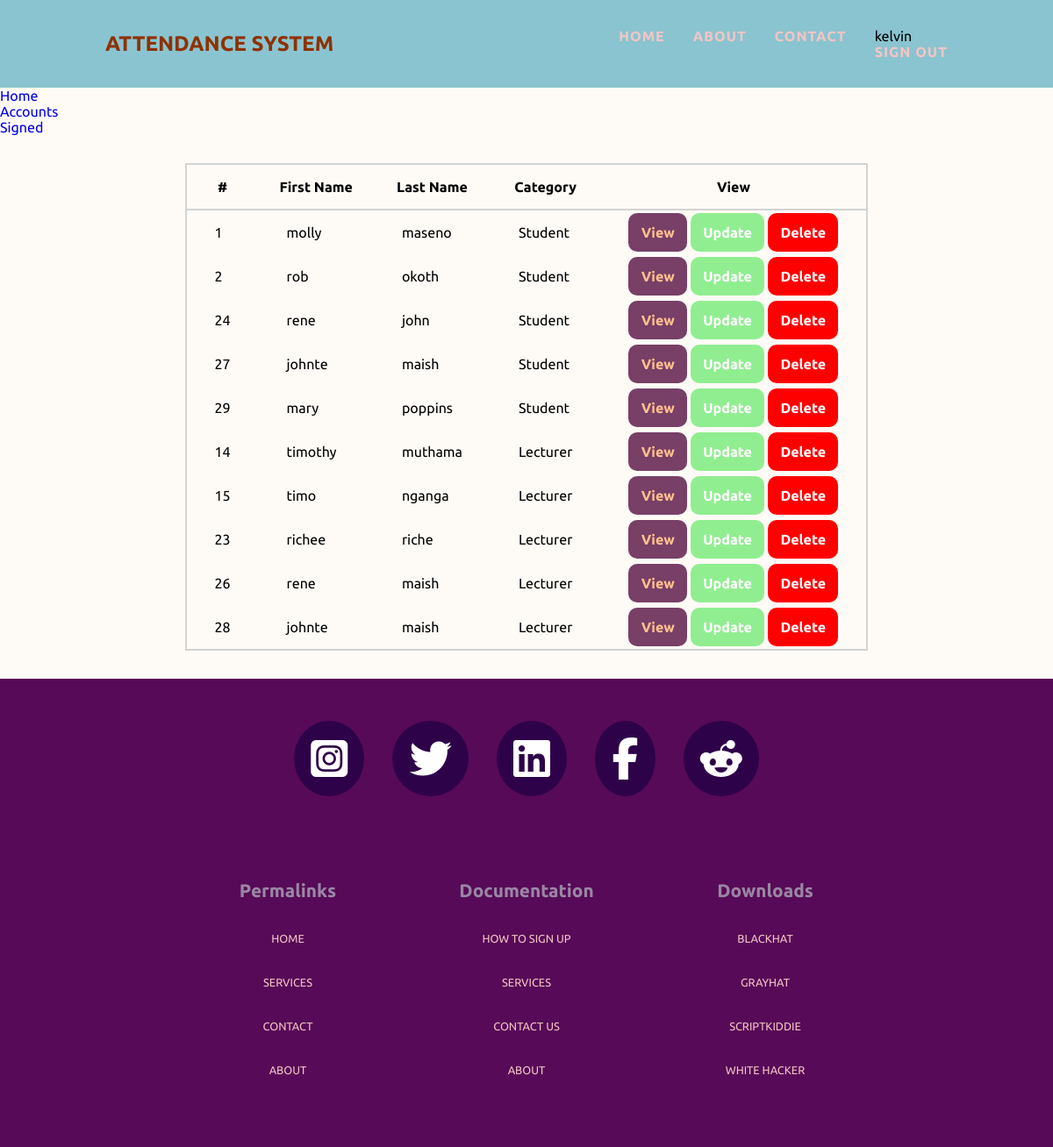
The app's page /admin/viewlist.php (signed in) with its own data.
### tables this page shows
CREATE TABLE `attendee` (
  `Attendee_id` int(11) NOT NULL,
  `firstname` varchar(50) NOT NULL,
  `lastname` varchar(50) NOT NULL,
  `dateofbirth` date NOT NULL,
  `phone_number` varchar(10) NOT NULL,
  `Email_address` varchar(100) NOT NULL,
  `PASS` varchar(20) NOT NULL,
  `Avatar` varchar(25) NOT NULL,
  `Category` int(11) NOT NULL
);

CREATE TABLE `category` (
  `category_id` int(11) NOT NULL,
  `name` varchar(50) NOT NULL
);

### database/database.php (called while the page is built, shortened)
<?php
    $host = '127.0.0.1';
    $db= 'attedance_db';
    $user='root';
    $pass ='';
    $charset= 'utf8mb4';
    $dsn = "mysql:host=$host;dbname=$db;charset=$charset";
    try{
        $pdo = new PDO($dsn,$user,$pass);
        $pdo->setAttribute(PDO::ATTR_ERRMODE, PDO::ERRMODE_EXCEPTION);
    } catch(PDOException $e){
        throw new PDOException($e->getMessage());
    };
    include 'crud.php';
    $crud = new  crud($pdo);
?>

### database/crud.php (called while the page is built, shortened)
<?php
class crud
 {
        private  $db;
        function __construct($conn){
            $this->db=$conn;
        }
      public function getAttendees(){
        try{
              $sql = "SELECT * FROM `attendee` a inner join category s on a.Category = s.category_id;";
              $result = $this->db->query($sql);
              return $result;
          }catch(PDOException $e){
                    echo  $e->getMessage();
                    return false;
         }
      }
}
?>

### admin/viewlist.php (the view, shortened to what this page needs)
<?php
require_once '../database/database.php';
include 'header.php';
$results = $crud->getAttendees();
?>
<div class="container">
<table>
    <tr>
        <th>#</th>
        <th>First Name</th>
        <th>Last Name</th>
        <th>Category</th>
        <th>View</th>
    </tr>
    <?php
while ($r = $results->fetch(PDO::FETCH_ASSOC)) {
    ?>
    <tr>
        <td><?php echo $r["Attendee_id"];?></td>
        <td><?php echo $r["firstname"];?></td>
        <td><?php echo $r["lastname"];?></td>
        <td><?php echo $r["name"];?></td>
        <td>
        <a class="btn" href="view.php?id=<?php echo $r["Attendee_id"];?>">View</a>
        <a class="btn update" href="update.php?id=<?php echo $r["Attendee_id"];?>">Update</a>
        <a class="btn delete" href="delete.php?id=<?php echo $r["Attendee_id"];?>">Delete</a>
            </td>
    </tr>
    <?php }?>
 </table>
</div>
<?php include 'footer.php';?>

### admin/header.php (shortened to what this page needs)
<!DOCTYPE html>
<html lang="en">
<head>
    <link rel="stylesheet" href="../css/main.css">
<link rel="stylesheet" href="//code.jquery.com/ui/1.13.2/themes/base/jquery-ui.css">
</head>
<body>
    <header >
        <nav class="container nav__container">
        <div><h1 class="logo"><a href="index.php">ATTENDANCE SYSTEM</a></h1></div>
            <ul class="nav__container-list">
                <li><a href="../index.php">home</a></li>
                <li><a href="../about.php">about</a></li>
                <li><a href="../contact.php">contact</a></li>
                <div class="logs">
                    <?php
                    if(!isset($_SESSION['id'])){
                 ?>
                <li><a href="../signin.php">Sign In</a></li>
                <?php }else{?>
                <span style="display: inline-block;"><?php echo $_SESSION['username']?></span>
                <li><a href="../logout.php"> Sign Out</a></li>
                    <?php }?>
                </div>
            </ul>
        </nav>
    </header>
    <aside class="aside">
    <ul>
        <li><a href="../index.php">Home</a></li>
        <li><a href="viewlist.php">Accounts</a></li>
        <li><a href="../list.php">Signed</a></li>
    </ul>
 </aside>

### admin/footer.php (shortened to what this page needs)
<footer>
    <section class="container">
    <div class="socials">
    <a href="" target="blank"><i class="fa-brands fa-instagram-square"></i></a>
    <a href="" target="blank"><i class="fa-brands fa-twitter"></i></a>
    <a href="" target="blank"><i class="fa-brands fa-linkedin"></i></a>
    <a href="" target="blank"> <i class="fa-brands fa-facebook-f"></i></a>
    <a href="" target="blank"><i class="fa-brands fa-reddit-alien"></i></a>
    </div>
    <div class="container container__footer">
    <article>
    <ul>
        <h4>Permalinks</h4>
            <li><a href="">Home</a></li>
            <li><a href="">Services</a></li>
            <li><a href="">Contact</a></li>
            <li><a href="">About</a></li>
        </ul>
    </article>
    <article>
        <h4>Documentation</h4>
    <ul>
            <li><a href="">How to Sign Up</a></li>
            <li><a href="">Services</a></li>
            <li><a href="">Contact Us</a></li>
            <li><a href="">About</a></li>
        </ul>
    </article>
    <article>
        <h4>Downloads</h4>
    <ul>
            <li><a href="">Blackhat</a></li>
            <li><a href="">Grayhat</a></li>
            <li><a href="">scriptkiddie</a></li>
            <li><a href="">white hacker</a></li>
        </ul>
    </article>
    </div>
    </section>
</footer>
</body>
</html>

### css/main.css (style rules this page uses)
footer { background: #570A57; }
footer .socials { width: -webkit-fit-content; width: -moz-fit-content; width: fit-content; padding: 3rem 10rem; margin: 0 auto; display: flex; flex-direction: row; gap: 2rem; }
footer .socials a { color: #FFF; background-color: #2E0249; padding: 1.2rem; border-radius: 50%; }
footer .socials a i { font-size: 3rem; }
footer .container__footer { display: grid; grid-template-columns: repeat(3, 1fr); gap: 3rem; padding-bottom: 5rem; color: #F3C5C5; margin-top: 3rem; }
footer .container__footer article h4 { text-align: center; font-weight: 700; color: #9A86A4; font-size: 1.3rem; }
footer .container__footer ul { display: grid; place-items: center; }
footer .container__footer ul li { padding-top: 2rem; }
footer .container__footer ul li a { color: #F3C5C5; font-size: 0.8rem; text-transform: uppercase; }
table { border: 2px solid lightgray; border-collapse: collapse; margin: 2rem auto; }
table th { padding: 1rem 1.5rem; border-bottom: 2px solid lightgray; }
table td { padding: 1rem 2rem; }
table td .btn, table td .delete, table td .update { border-radius: 10px; font-weight: 700; padding: 0.8rem 0.9rem; background: hsl(318deg, 31%, 36%); color: #FFC18E; }
table td .update { color: white; background: lightgreen; }
table td .delete { color: white; background: red; }
.container { width: 80%; margin: 0 auto; max-width: 1440px; }
.nav__container { display: flex; flex-direction: row; justify-content: space-between; align-items: center; }
.nav__container .logo a { font-size: 1.5rem; color: #8E3200; font-weight: 700; }
.nav__container-list { display: flex; flex-direction: row; gap: 2rem; }
.nav__container-list a { text-transform: uppercase; font-size: 1rem; font-weight: 600; color: #F3C5C5; letter-spacing: 1px; }
* { margin: 0; padding: 0; border: 0; box-sizing: border-box; text-decoration: none; list-style: none; outline: 0; }
body { overflow-x: hidden; background-color: #FEFBF6; font-family: "Ubuntu", sans-serif; }
header { background: #8AC4D0; display: flex; flex-direction: row; justify-content: space-around; align-items: center; height: 100px; z-index: 9999; box-shadow: 1rem 0.9rem 1rem 0.5rem rgba(0, 0, 0, 0.4) rgba(0, 0, 0, 0.4); }

### records on screen
attendee: Attendee_id "1", firstname "molly", lastname "maseno", Category.name "Student"
attendee: Attendee_id "2", firstname "rob", lastname "okoth", Category.name "Student"
attendee: Attendee_id "24", firstname "rene", lastname "john", Category.name "Student"
attendee: Attendee_id "27", firstname "johnte", lastname "maish", Category.name "Student"
attendee: Attendee_id "29", firstname "mary", lastname "poppins", Category.name "Student"
attendee: Attendee_id "14", firstname "timothy", lastname "muthama", Category.name "Lecturer"
attendee: Attendee_id "15", firstname "timo", lastname "nganga", Category.name "Lecturer"
attendee: Attendee_id "23", firstname "richee", lastname "riche", Category.name "Lecturer"
attendee: Attendee_id "26", firstname "rene", lastname "maish", Category.name "Lecturer"
attendee: Attendee_id "28", firstname "johnte", lastname "maish", Category.name "Lecturer"

### other values on screen
$_SESSION['username'] "kelvin"
